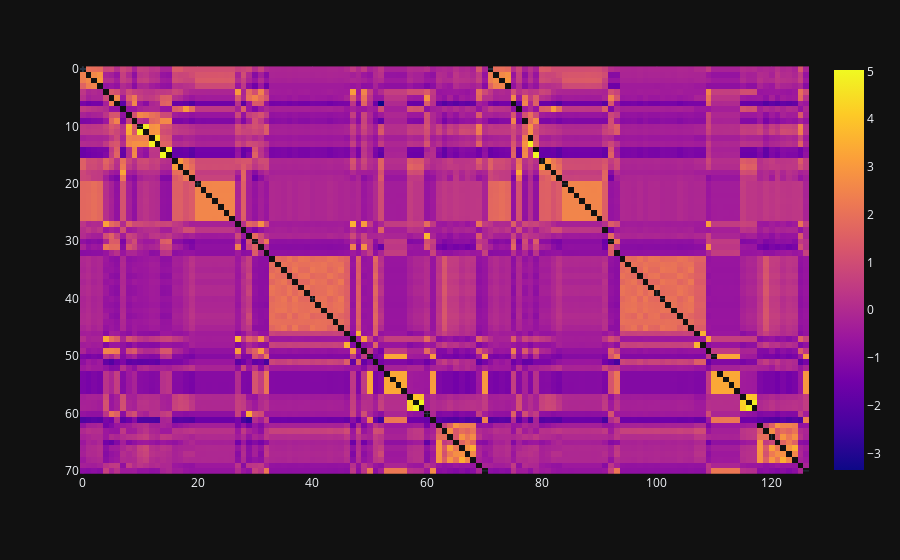

The notebook cell saved with this chart:
### Code cell
vdna = LoadCachedDistances('VDNA-PP:NN-1000-BINS', zscore_axis=0)
px.imshow(vdna.df.values)

### Figure 1 — Plotly figure (JSON) as saved in the notebook; plotly's stock layout.template omitted (floating-point values rounded to 4 significant figures; data arrays with more than 128 entries replaced by an {"elided": "..."} marker saying what was removed)
{"data": [{"coloraxis": "coloraxis", "name": "0", "z": {"elided": "71x127 float values"}, "type": "heatmap", "xaxis": "x", "yaxis": "y", "hovertemplate": "x: %{x}<br>y: %{y}<br>color: %{z}<extra></extra>"}], "layout": {"xaxis": {"anchor": "y", "domain": [0.0, 1.0], "scaleanchor": "y", "constrain": "domain"}, "yaxis": {"anchor": "x", "domain": [0.0, 1.0], "autorange": "reversed", "constrain": "domain"}, "coloraxis": {"colorscale": [[0.0, "#0d0887"], [0.1111, "#46039f"], [0.2222, "#7201a8"], [0.3333, "#9c179e"], [0.4444, "#bd3786"], [0.5556, "#d8576b"], [0.6667, "#ed7953"], [0.7778, "#fb9f3a"], [0.8889, "#fdca26"], [1.0, "#f0f921"]]}, "margin": {"t": 60}}}
